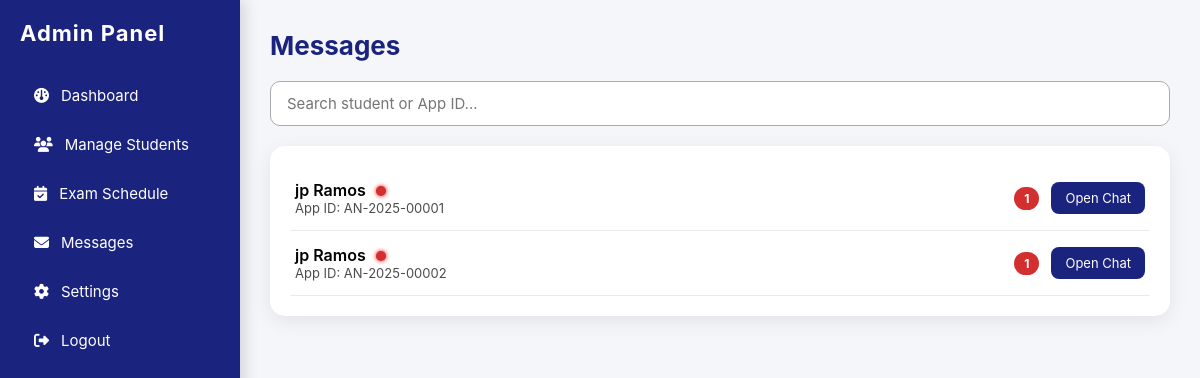
The page /admin/messages (signed in) on the database as committed earlier.
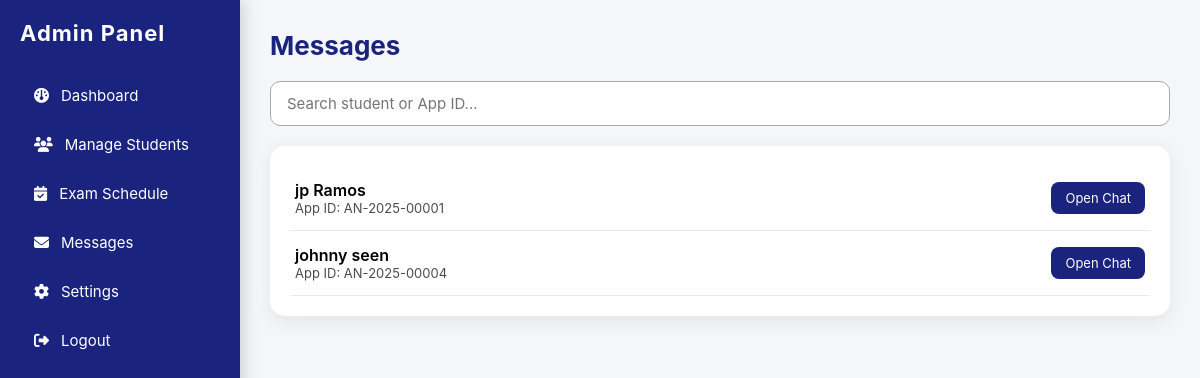
The same page on the database as committed later.
### tables this page shows
CREATE TABLE applicants (
        id INTEGER PRIMARY KEY AUTOINCREMENT,
        app_id TEXT UNIQUE,
        student_id INTEGER,
        first_name TEXT,
        last_name TEXT,
        email TEXT,
        program TEXT,
        created_at TEXT,
        form_json TEXT,
        submitted INTEGER DEFAULT 0,
        FOREIGN KEY(student_id) REFERENCES students(id)
    );

### app.py (the view)
@app.route("/admin/messages")
@admin_required
def admin_all_messages():
    conn = get_conn(); c = conn.cursor()
    c.execute("""
        SELECT
            a.app_id,
            json_extract(a.form_json, '$.firstName') AS firstName,
            json_extract(a.form_json, '$.lastName') AS lastName,
            COUNT(CASE WHEN m.read_by_admin=0 AND m.sender='student' THEN 1 END) AS unread
        FROM applicants a
        LEFT JOIN messages m ON a.app_id = m.app_id
        GROUP BY a.app_id
        ORDER BY unread DESC, lastName ASC;
    """)
    rows = c.fetchall()
    conn.close()
    return render_template("admin_all_messages.html", items=rows)

### app.py (called while the page is built)
def get_conn():
    conn = sqlite3.connect(DB_FILE)
    conn.row_factory = sqlite3.Row
    return conn

def admin_required(f):
    @wraps(f)
    def wrapper(*args, **kwargs):
        if "admin" not in session:
            return redirect("/admin")  # Redirect to admin login
        return f(*args, **kwargs)
    return wrapper

### templates/admin_all_messages.html (shortened to what this page needs)
{% extends "adminbase.html" %}
{% block content %}
<div class="page-container">
    <div class="page-title">Messages</div>
    <div class="search-box">
        <input type="text" id="searchInput" placeholder="Search student or App ID...">
    </div>
    <div class="list" id="messageList">
        {% if items|length == 0 %}
            <div class="no-msg">No students have sent messages yet.</div>
        {% else %}
            {% for row in items %}
                <div class="item" data-search="{{ row.firstName }} {{ row.lastName }} {{ row.app_id }}">
                    <div>
                    <div class="name">{{ row.firstName }} {{ row.lastName }}
                        {% if row.unread > 0 %}
                         <span class="unread-dot"></span>
                     {% endif %}
                </div>
                        <div class="appid">App ID: {{ row.app_id }}</div>
                    </div>
                    <div style="display:flex; align-items:center; gap:12px;">
                        {% if row.unread > 0 %}
                            <div class="unread-badge">{{ row.unread }}</div>
                        {% endif %}
                        <a href="/admin/messages/{{ row.app_id }}" class="msg-btn">
                            Open Chat
                        </a>
                    </div>
                </div>
            {% endfor %}
        {% endif %}
    </div>
</div>
{% endblock %}

Rows that differ between the two databases and show on the page:
removed applicants: firstName "jp", lastName "Ramos", app_id "AN-2025-00002", unread "1"
shown differently, row unchanged: applicants "jp": unread "1" → (not shown)
added applicants: firstName "johnny", lastName "seen", app_id "AN-2025-00004"
